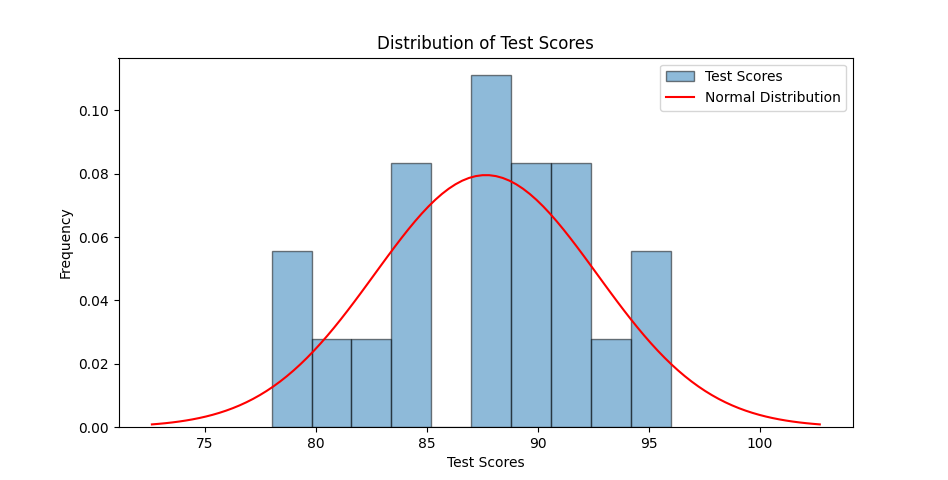

Generate this figure with Python:
import numpy as np
import matplotlib.pyplot as plt

# Example: Analysis of Test Scores using the Normal Distribution

# Context: Imagine you are a teacher assessing the performance of your students in a recent test. 
# You want to understand the distribution of test scores and see if they follow a normal pattern.

# Simulated test scores of a class
test_scores = np.array([85, 92, 78, 88, 95, 80, 90, 87, 84, 92, 96, 79, 85, 88, 91, 87, 83, 89, 94, 90])

# Calculate mean and standard deviation of the test scores
mean = np.mean(test_scores)
std_dev = np.std(test_scores)

# Generate a range of scores using the normal distribution
scores_range = np.linspace(mean - 3 * std_dev, mean + 3 * std_dev, 100)

# Calculate the probability density function (PDF) using the normal distribution
pdf = (1 / (std_dev * np.sqrt(2 * np.pi))) * np.exp(-0.5 * ((scores_range - mean) / std_dev) ** 2)

# Plot the histogram of test scores
plt.hist(test_scores, bins=10, edgecolor='black', alpha=0.5, density=True, label='Test Scores')

# Plot the normal distribution curve
plt.plot(scores_range, pdf, color='red', label='Normal Distribution')

plt.xlabel('Test Scores')
plt.ylabel('Frequency')
plt.title('Distribution of Test Scores')
plt.legend()
plt.grid(False)
plt.show()
